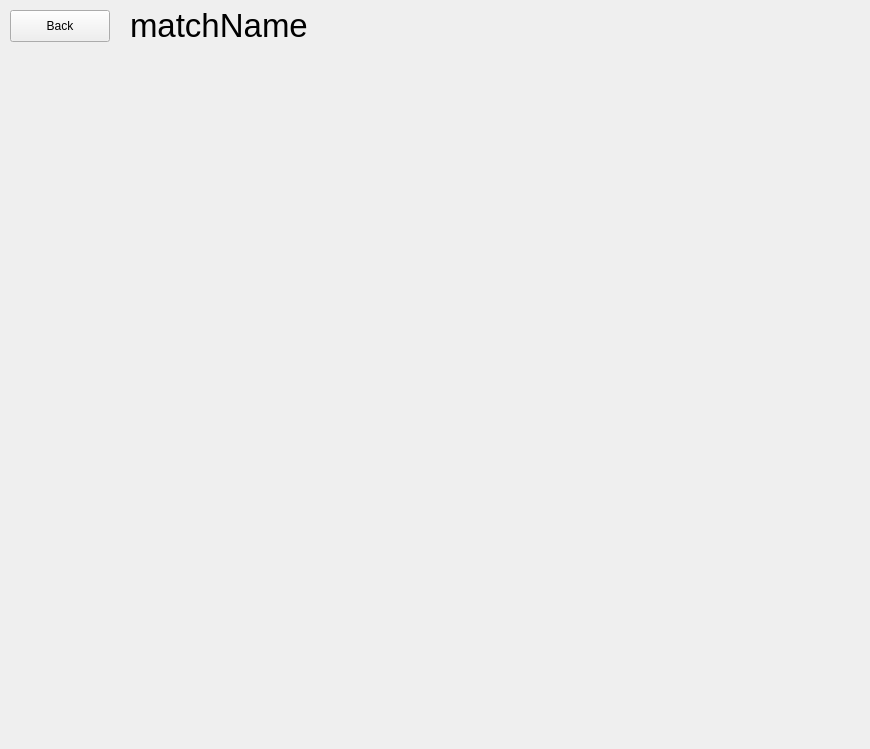
<?xml version="1.0" encoding="UTF-8"?>
<ui version="4.0">
 <class>ManageMatchWidget</class>
 <widget class="QWidget" name="ManageMatchWidget">
  <property name="geometry">
   <rect>
    <x>0</x>
    <y>0</y>
    <width>870</width>
    <height>749</height>
   </rect>
  </property>
  <property name="windowTitle">
   <string>Form</string>
  </property>
  <widget class="QLabel" name="matchName">
   <property name="geometry">
    <rect>
     <x>130</x>
     <y>10</y>
     <width>511</width>
     <height>31</height>
    </rect>
   </property>
   <property name="font">
    <font>
     <pointsize>25</pointsize>
    </font>
   </property>
   <property name="text">
    <string>matchName</string>
   </property>
  </widget>
  <widget class="VideoPlayerWidget" name="videoPlayerWidget" native="true">
   <property name="geometry">
    <rect>
     <x>10</x>
     <y>50</y>
     <width>851</width>
     <height>591</height>
    </rect>
   </property>
  </widget>
  <widget class="QPushButton" name="backButton">
   <property name="geometry">
    <rect>
     <x>10</x>
     <y>10</y>
     <width>100</width>
     <height>32</height>
    </rect>
   </property>
   <property name="text">
    <string>Back</string>
   </property>
  </widget>
 </widget>
 <customwidgets>
  <customwidget>
   <class>VideoPlayerWidget</class>
   <extends>QWidget</extends>
   <header>src/gui/video_player_widget</header>
   <container>1</container>
  </customwidget>
 </customwidgets>
 <resources/>
 <connections/>
</ui>
